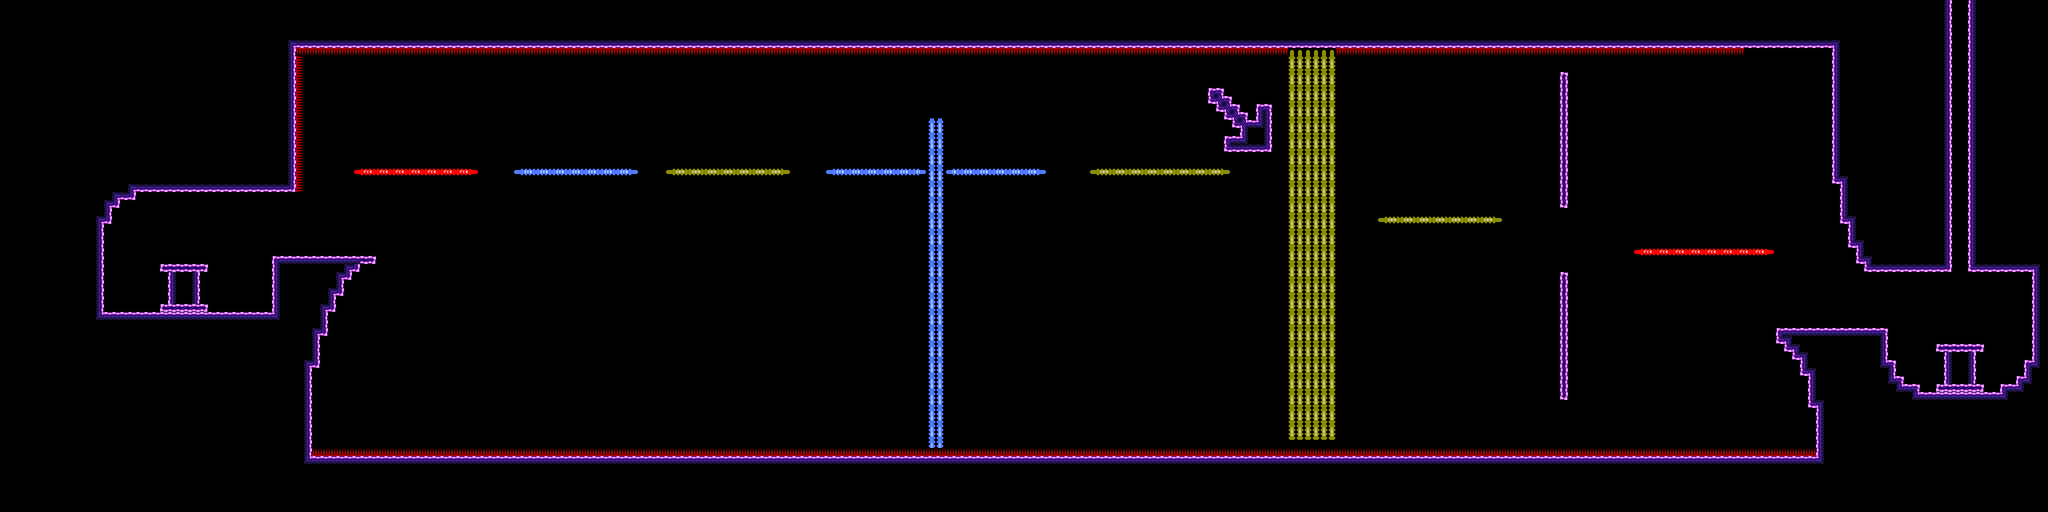

This game map was drawn from its Tiled (.tmx) file and the tilesets committed beside it. A one-line description and the trimmed map source follow:
An orthogonal 256x64 tile map with 16x16 px tiles, 1 tile layer (Tile Layer 1) and 42 objects.

<map version="1.0" orientation="orthogonal" width="256" height="64" tilewidth="16" tileheight="16">
 <tileset firstgid="1" source="generic.tsx" />
 <layer name="Tile Layer 1" width="256" height="64">
  <data>[16384 cells, 7028 non-empty, 41 distinct tile ids]</data>
 </layer>
 <objectgroup name="Object Layer 1" width="256" height="64">
  <object gid="256" x="361" y="523" />
  <object gid="254" x="3904" y="688" />
  <object gid="255" x="288" y="480" />
  <object gid="255" x="432" y="480" />
  <object gid="255" x="992" y="416" />
  <object gid="255" x="1296" y="416" />
  <object gid="255" x="1616" y="416" />
  <object gid="255" x="2128" y="416" />
  <object gid="255" x="1866" y="215" />
  <object gid="255" x="704" y="416" />
  <object gid="255" x="2512" y="416" />
  <object gid="255" x="2704" y="512" />
  <object gid="255" x="3120" y="480" />
  <object gid="255" x="3632" y="608" />
  <object gid="255" x="3824" y="640" />
  <object gid="255" x="4000" y="640" />
  <object gid="255" x="3408" y="608" />
  <object gid="255" x="2880" y="512" />
  <object gid="255" x="2368" y="240" />
  <object gid="255" x="1456" y="512" />
  <object gid="255" x="1145" y="513" />
  <object gid="255" x="720" y="880" />
  <object gid="255" x="848" y="880" />
  <object gid="255" x="976" y="880" />
  <object gid="255" x="1104" y="880" />
  <object gid="255" x="1232" y="880" />
  <object gid="255" x="1360" y="880" />
  <object gid="255" x="1488" y="880" />
  <object gid="255" x="1616" y="880" />
  <object gid="255" x="1744" y="880" />
  <object gid="255" x="1984" y="880" />
  <object gid="255" x="2112" y="880" />
  <object gid="255" x="2240" y="880" />
  <object gid="255" x="2368" y="880" />
  <object gid="255" x="2496" y="880" />
  <object gid="255" x="2736" y="880" />
  <object gid="255" x="2864" y="880" />
  <object gid="255" x="2992" y="880" />
  <object gid="255" x="3120" y="880" />
  <object gid="255" x="3248" y="880" />
  <object gid="255" x="3376" y="880" />
  <object gid="255" x="3504" y="880" />
 </objectgroup>
</map>
